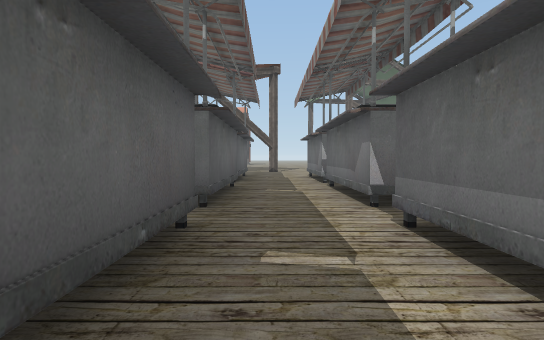
[1] (above)

24 first-person views from a walk through a 3-D level made in the Unity game engine. The camera is 1.3 m above the floor, tilts 2° down and sees 75° across. Doors are open. The floor is counted in squares, 2 m on a side. Each view is taken from the middle of a square. On the plan, view 1 faces up. The plan holds only what a view shows up to about 10 squares ahead; the rest is blank. The place goes on beyond the plan. The player is left out. Some surface patterns are stand-ins.

[2]
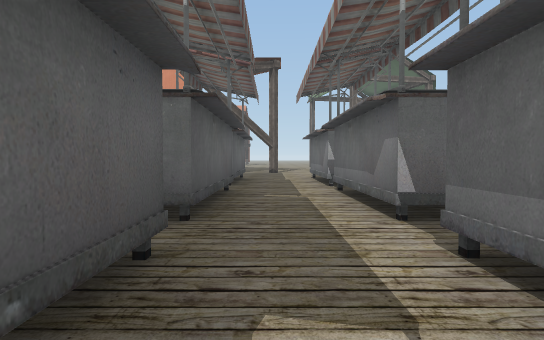

[3]
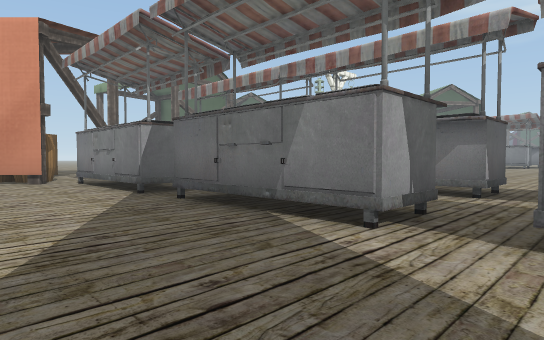

[4]
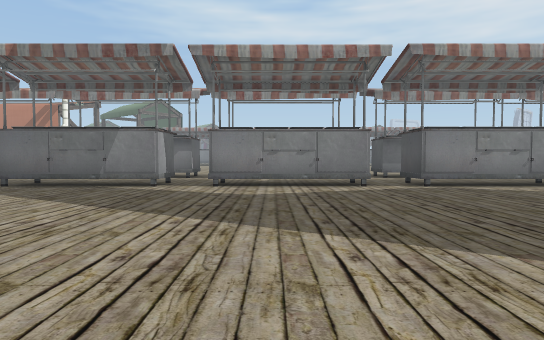

[5]
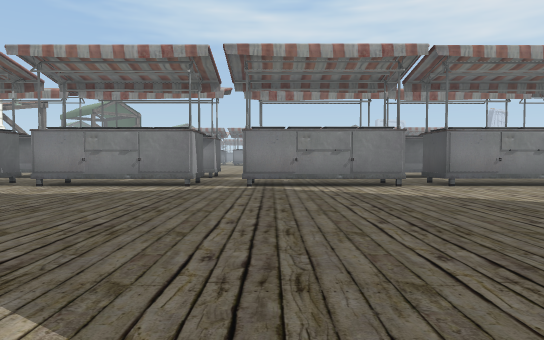

[6]
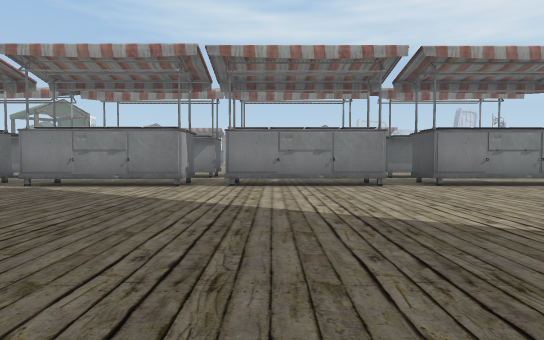

[7]
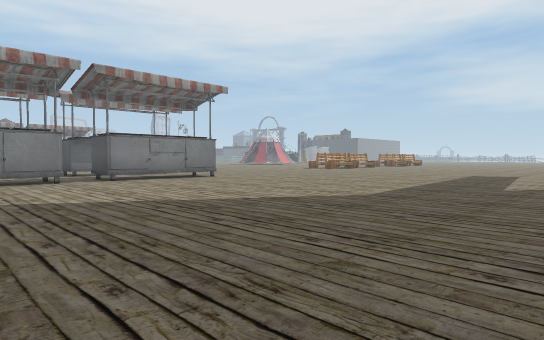

[8]
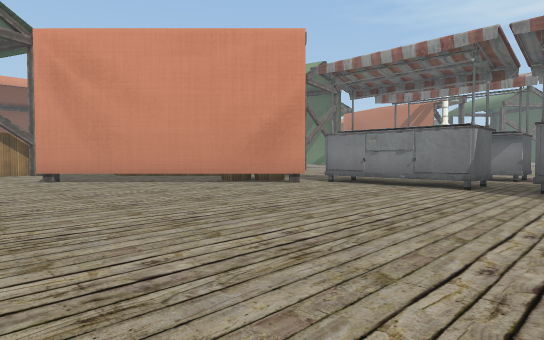

[9]
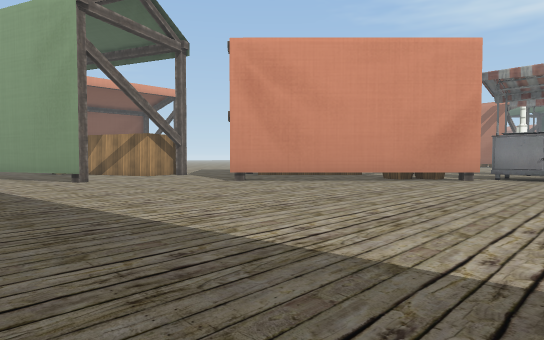

[10]
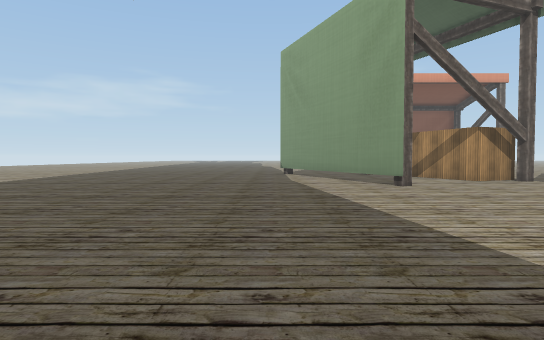

[11]
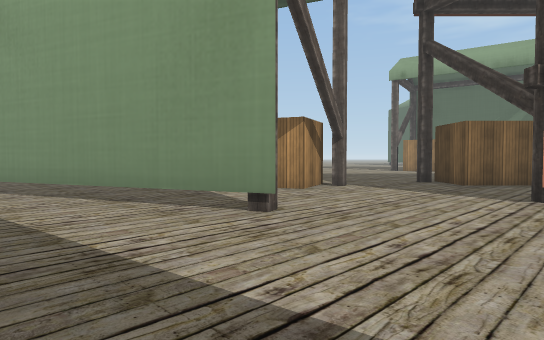

[12]
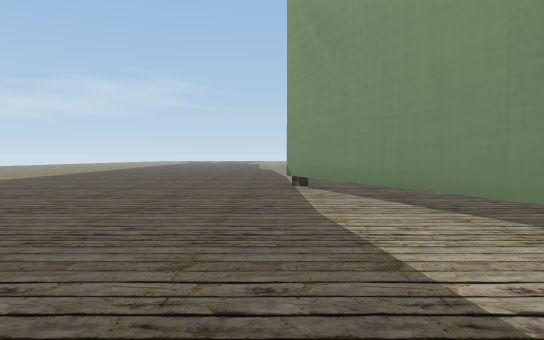

[13]
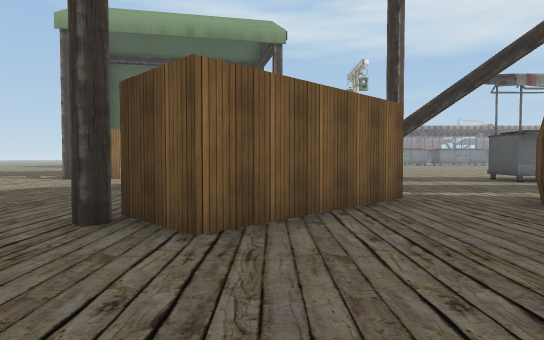

[14]
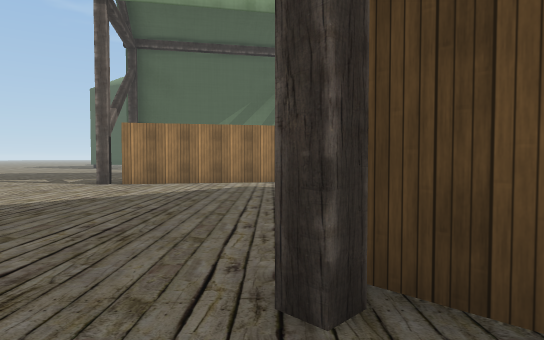

[15]
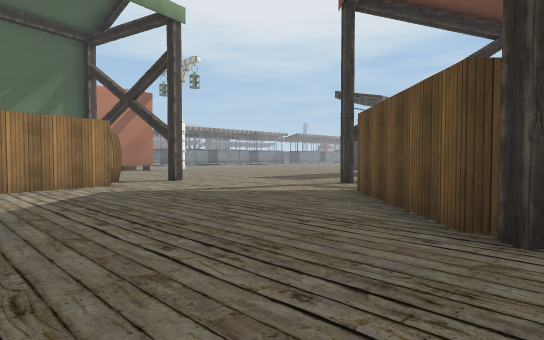

[16]
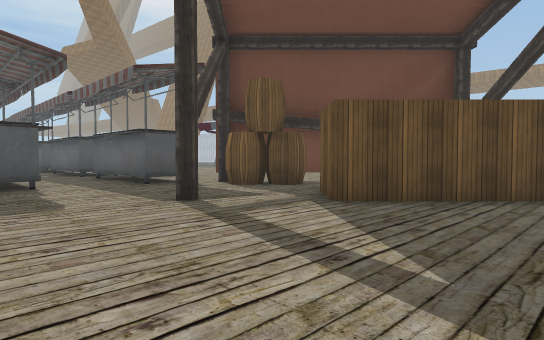

[17]
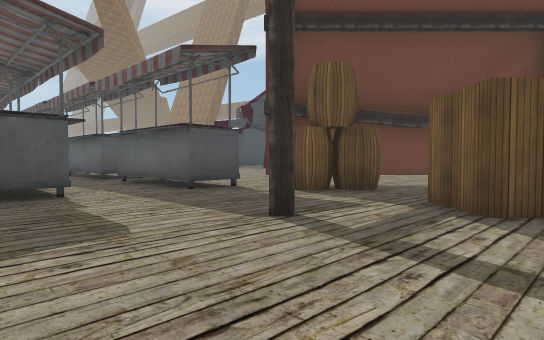

[18]
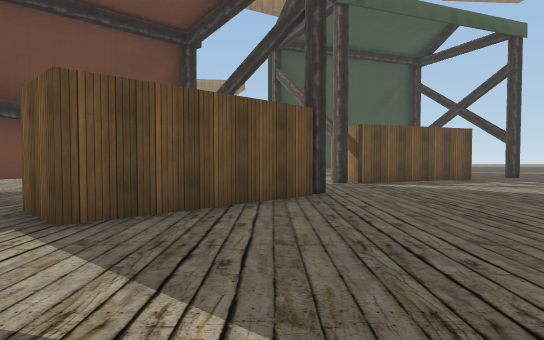

[19]
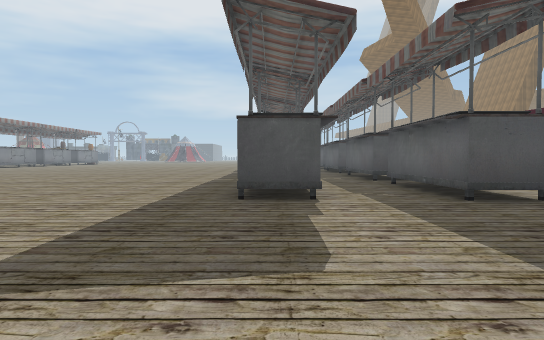

[20]
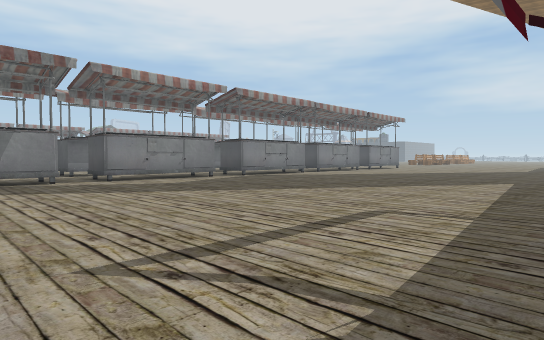

[21]
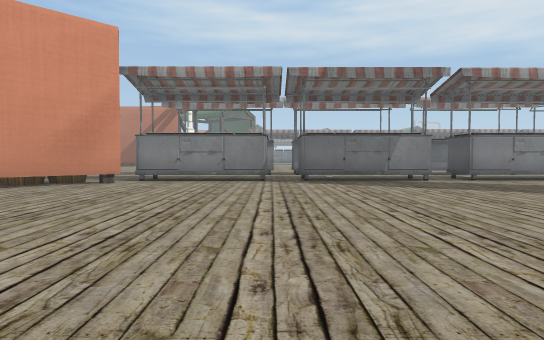

[22]
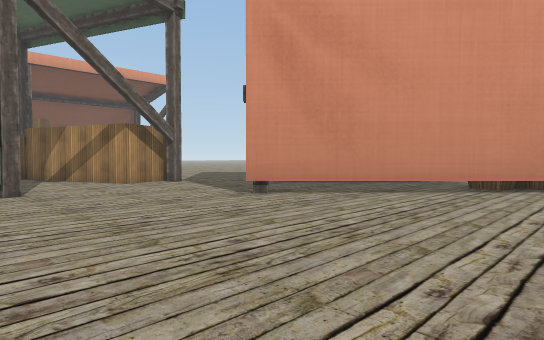

[23]
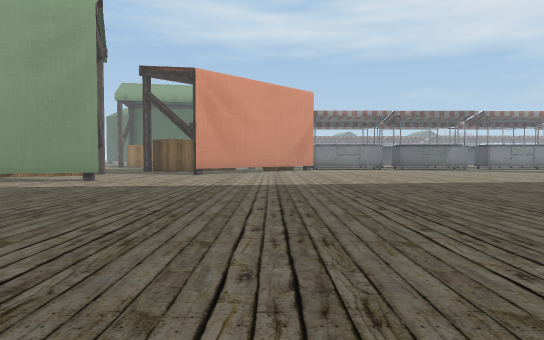

[24]
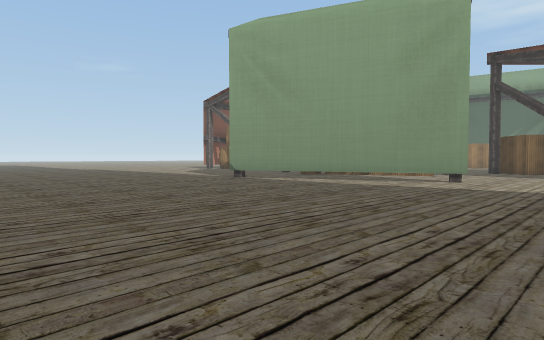

### Floor plan
Key: @ floor where view 1 was taken; # wall or solid block; x gap in a wall; . floor; = window, fence, low wall or low ledge; ^ raised ledge; T thing the floor can be seen under or through.
Columns run from 21 left of view 1 to 3 right of it. Each row starts with its distance up from view 1.
 24  .......T...##..........#
 23  ....... T..###.........#
 22 .........T...##.........#
 21 .........TT..............
 20 ..........T.....##.......
 19 .................##......
 18 ..............T...##.....
 17 ..............T....#.....
 16  ............. T.....#...
 15 ...............TTTT......
 14  ................TT......
 13   ................###....
 12    ................##.^=.
 11      ..............##.# .
 10       .............##.# .
  9        ............^x.##.
  8          ..........##.#
  7          ..........##.#
  6          ..........##.#
  5          ..........##.^#.
  4          ................
  3          ..........##.^
  2           .........##.#
  1           .........##.
  0           .........##@
 -1           ............
 -2           .........##.
 -3           .........# .
 -4            ........# .
 -5            ........^^.
 -6             .......##.
 -7          ..........# .
 -8          ..........# .
 -9          ..........^ .
-10          .............
-11          ..........^#.
-12           .........#
-13           .........#
-14           .......
-15           ......

Where each view was taken, in squares from view 1:
view 1: 0 up, 0 right, facing up
view 2: 1 up, 0 right, facing up
view 3: 3 up, 5 left, facing up-right
view 4: 2 up, 10 left, facing right
view 5: 2 down, 10 left, facing right
view 6: 7 down, 10 left, facing right
view 7: 7 down, 12 left, facing down-right
view 8: 7 up, 10 left, facing up-right
view 9: 10 up, 14 left, facing up-right
view 10: 12 up, 14 left, facing up
view 11: 17 up, 14 left, facing up-right
view 12: 18 up, 14 left, facing up
view 13: 19 up, 8 left, facing right
view 14: 21 up, 6 left, facing right
view 15: 24 up, 5 left, facing down-right
view 16: 21 up, 3 right, facing down-left
view 17: 19 up, 3 right, facing down-left
view 18: 20 up, 2 right, facing left
view 19: 18 up, 2 right, facing down
view 20: 7 up, 12 left, facing down-right
view 21: 9 up, 12 left, facing right
view 22: 13 up, 12 left, facing up-right
view 23: 15 up, 21 left, facing right
view 24: 17 up, 21 left, facing up-right
